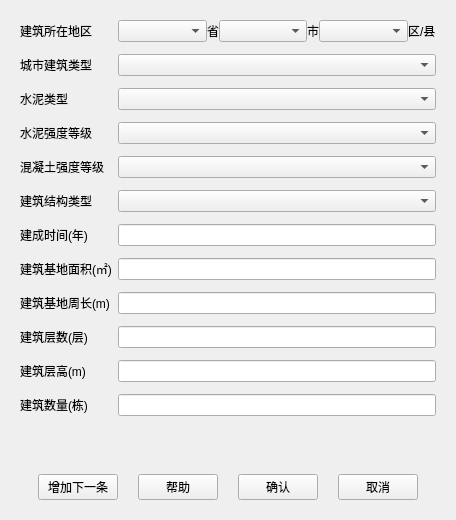
<?xml version="1.0" encoding="UTF-8"?>
<ui version="4.0">
 <class>PageInputParam</class>
 <widget class="QWidget" name="PageInputParam">
  <property name="geometry">
   <rect>
    <x>0</x>
    <y>0</y>
    <width>456</width>
    <height>520</height>
   </rect>
  </property>
  <property name="windowTitle">
   <string>Form</string>
  </property>
  <layout class="QVBoxLayout" name="verticalLayout">
   <item>
    <widget class="QWidget" name="widgetTop" native="true">
     <layout class="QFormLayout" name="formLayout_2">
      <property name="verticalSpacing">
       <number>12</number>
      </property>
      <item row="0" column="0">
       <widget class="QLabel" name="label">
        <property name="text">
         <string>建筑所在地区</string>
        </property>
       </widget>
      </item>
      <item row="0" column="1">
       <layout class="QHBoxLayout" name="horizontalLayout_2">
        <item>
         <widget class="QComboBox" name="cbProvince"/>
        </item>
        <item>
         <widget class="QLabel" name="label_14">
          <property name="sizePolicy">
           <sizepolicy hsizetype="Fixed" vsizetype="Preferred">
            <horstretch>0</horstretch>
            <verstretch>0</verstretch>
           </sizepolicy>
          </property>
          <property name="text">
           <string>省</string>
          </property>
         </widget>
        </item>
        <item>
         <widget class="QComboBox" name="cbCity"/>
        </item>
        <item>
         <widget class="QLabel" name="label_15">
          <property name="sizePolicy">
           <sizepolicy hsizetype="Fixed" vsizetype="Preferred">
            <horstretch>0</horstretch>
            <verstretch>0</verstretch>
           </sizepolicy>
          </property>
          <property name="text">
           <string>市</string>
          </property>
         </widget>
        </item>
        <item>
         <widget class="QComboBox" name="cbCounty"/>
        </item>
        <item>
         <widget class="QLabel" name="label_16">
          <property name="sizePolicy">
           <sizepolicy hsizetype="Fixed" vsizetype="Preferred">
            <horstretch>0</horstretch>
            <verstretch>0</verstretch>
           </sizepolicy>
          </property>
          <property name="text">
           <string>区/县</string>
          </property>
         </widget>
        </item>
       </layout>
      </item>
      <item row="1" column="0">
       <widget class="QLabel" name="label_2">
        <property name="text">
         <string>城市建筑类型</string>
        </property>
       </widget>
      </item>
      <item row="1" column="1">
       <widget class="QComboBox" name="cbBuildingType"/>
      </item>
      <item row="2" column="0">
       <widget class="QLabel" name="label_3">
        <property name="text">
         <string>水泥类型</string>
        </property>
       </widget>
      </item>
      <item row="2" column="1">
       <layout class="QHBoxLayout" name="horizontalLayout_3">
        <item>
         <widget class="QComboBox" name="cbCementType"/>
        </item>
       </layout>
      </item>
      <item row="4" column="0">
       <widget class="QLabel" name="label_5">
        <property name="text">
         <string>混凝土强度等级</string>
        </property>
       </widget>
      </item>
      <item row="4" column="1">
       <widget class="QComboBox" name="cbConcreteRnak"/>
      </item>
      <item row="5" column="0">
       <widget class="QLabel" name="label_6">
        <property name="text">
         <string>建筑结构类型</string>
        </property>
       </widget>
      </item>
      <item row="5" column="1">
       <widget class="QComboBox" name="cbBuildingStructType"/>
      </item>
      <item row="6" column="0">
       <widget class="QLabel" name="label_7">
        <property name="text">
         <string>建成时间(年)</string>
        </property>
       </widget>
      </item>
      <item row="6" column="1">
       <layout class="QHBoxLayout" name="horizontalLayout_4">
        <item>
         <widget class="QLineEdit" name="editBuildingYear"/>
        </item>
       </layout>
      </item>
      <item row="7" column="0">
       <widget class="QLabel" name="label_8">
        <property name="text">
         <string>建筑基地面积(㎡)</string>
        </property>
       </widget>
      </item>
      <item row="7" column="1">
       <layout class="QHBoxLayout" name="horizontalLayout_5">
        <item>
         <widget class="QLineEdit" name="editArea"/>
        </item>
       </layout>
      </item>
      <item row="8" column="0">
       <widget class="QLabel" name="label_13">
        <property name="text">
         <string>建筑基地周长(m)</string>
        </property>
       </widget>
      </item>
      <item row="8" column="1">
       <layout class="QHBoxLayout" name="horizontalLayout_6">
        <item>
         <widget class="QLineEdit" name="editCircumference"/>
        </item>
       </layout>
      </item>
      <item row="9" column="0">
       <widget class="QLabel" name="label_9">
        <property name="text">
         <string>建筑层数(层)</string>
        </property>
       </widget>
      </item>
      <item row="9" column="1">
       <layout class="QHBoxLayout" name="horizontalLayout_7">
        <item>
         <widget class="QLineEdit" name="editLayerCount"/>
        </item>
       </layout>
      </item>
      <item row="10" column="0">
       <widget class="QLabel" name="label_10">
        <property name="text">
         <string>建筑层高(m)</string>
        </property>
       </widget>
      </item>
      <item row="10" column="1">
       <layout class="QHBoxLayout" name="horizontalLayout_8">
        <item>
         <widget class="QLineEdit" name="editHeight"/>
        </item>
       </layout>
      </item>
      <item row="11" column="0">
       <widget class="QLabel" name="label_11">
        <property name="text">
         <string>建筑数量(栋)</string>
        </property>
       </widget>
      </item>
      <item row="11" column="1">
       <layout class="QHBoxLayout" name="horizontalLayout_9">
        <item>
         <widget class="QLineEdit" name="editCount"/>
        </item>
       </layout>
      </item>
      <item row="3" column="0">
       <widget class="QLabel" name="label_12">
        <property name="text">
         <string>水泥强度等级</string>
        </property>
       </widget>
      </item>
      <item row="3" column="1">
       <widget class="QComboBox" name="cbCementRank"/>
      </item>
     </layout>
    </widget>
   </item>
   <item>
    <widget class="QWidget" name="widgetBottom" native="true">
     <property name="sizePolicy">
      <sizepolicy hsizetype="Preferred" vsizetype="Fixed">
       <horstretch>0</horstretch>
       <verstretch>0</verstretch>
      </sizepolicy>
     </property>
     <layout class="QHBoxLayout" name="horizontalLayout">
      <property name="spacing">
       <number>20</number>
      </property>
      <item>
       <spacer name="horizontalSpacer_5">
        <property name="orientation">
         <enum>Qt::Horizontal</enum>
        </property>
        <property name="sizeHint" stdset="0">
         <size>
          <width>40</width>
          <height>20</height>
         </size>
        </property>
       </spacer>
      </item>
      <item>
       <widget class="QPushButton" name="btnAddNewEntry">
        <property name="text">
         <string>增加下一条</string>
        </property>
       </widget>
      </item>
      <item>
       <widget class="QPushButton" name="btnHelp">
        <property name="text">
         <string>帮助</string>
        </property>
       </widget>
      </item>
      <item>
       <widget class="QPushButton" name="btnConfirm">
        <property name="text">
         <string>确认</string>
        </property>
       </widget>
      </item>
      <item>
       <widget class="QPushButton" name="btnCancel">
        <property name="text">
         <string>取消</string>
        </property>
       </widget>
      </item>
      <item>
       <spacer name="horizontalSpacer_4">
        <property name="orientation">
         <enum>Qt::Horizontal</enum>
        </property>
        <property name="sizeHint" stdset="0">
         <size>
          <width>40</width>
          <height>20</height>
         </size>
        </property>
       </spacer>
      </item>
     </layout>
    </widget>
   </item>
  </layout>
 </widget>
 <resources/>
 <connections/>
</ui>
